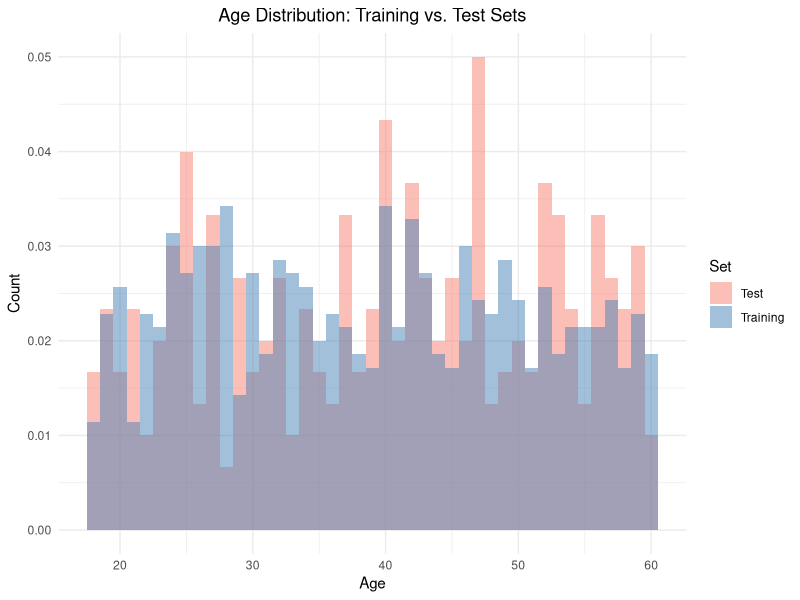
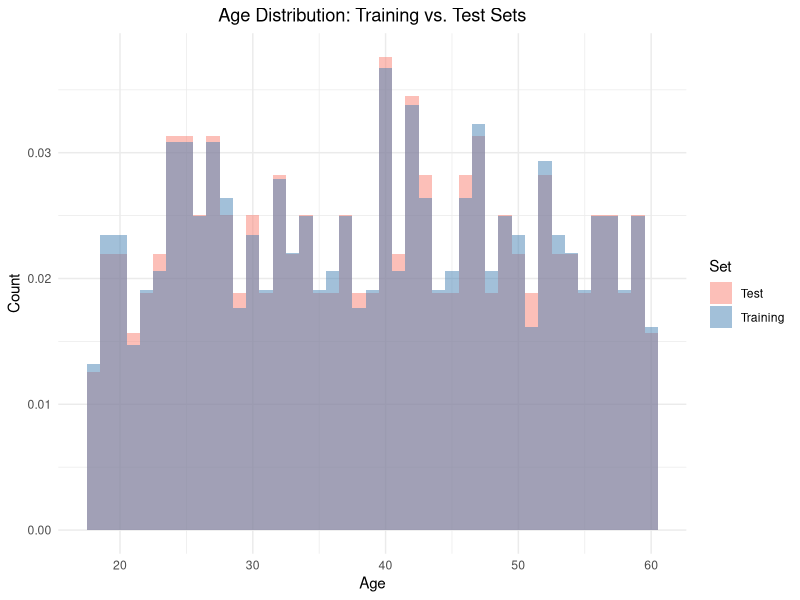
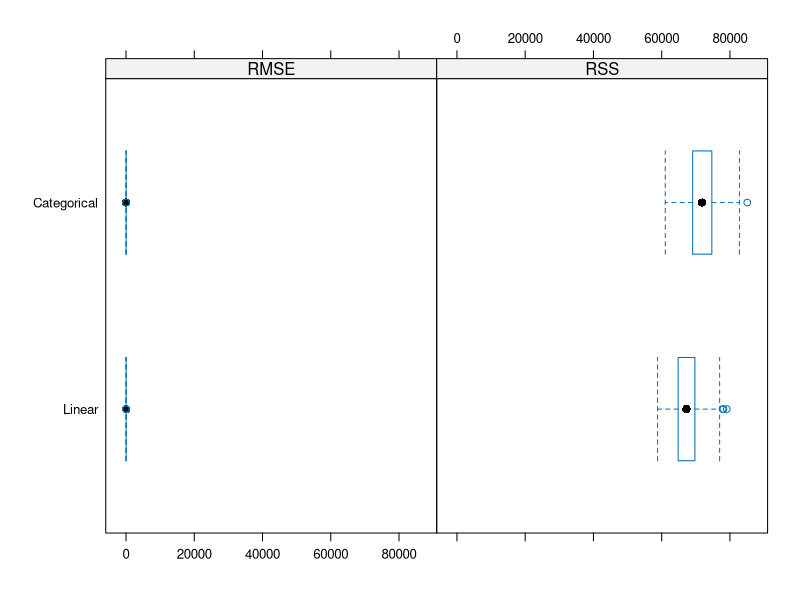
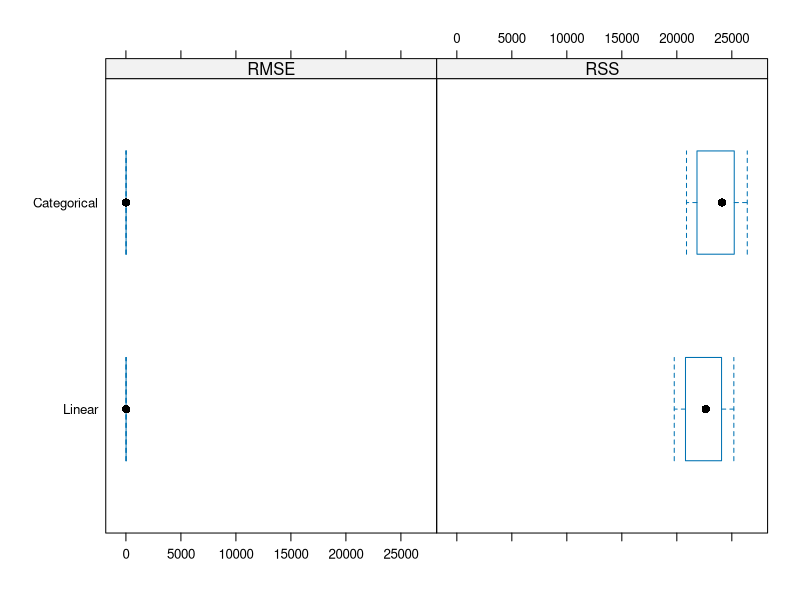

R code for these plots, in order:
## ---- chunk 1
cps <- read.csv("cps.csv")
cps$wage <- cps$earnings/(cps$week*cps$hours)
cps <- cps[cps$education <= 16,]
cps$marital <- ifelse(cps$marital <= 2, 1, 0)
## ---- chunk 2
set.seed(123)
n <- 1000  # Number of obs
age <- sample(18:60, n, replace = TRUE)  # Random ages between 18 and 65
# True DGP is purely linear without interaction
wage <- 0 + 0.5* age + rnorm(n, mean = 0, sd = 15)  # Linear trend with noise

# Create the data frame
simulated_data <- data.frame(age = age, wage = wage)
## ---- chunk 3
# continuous age - Line
mod.line <- lm(wage ~ age, data = simulated_data)
summary(mod.line)
rss.line <- sum(resid(mod.line)^2)
print(paste("RSS for Line Model:", rss.line))
## ---- chunk 4
# factor age - Curve model
mod.curve <- lm(wage ~ factor(age), data = simulated_data)
summary(mod.curve)
rss.curve <- sum(resid(mod.curve)^2)
print(paste("RSS for Curve Model:", rss.curve))
# the score is the RSS
# the curved model has a lower RSS than the linear model
## ---- chunk 5
set.seed(42)
train_indices <- sample(1:n, size = 0.7 * n)
train_data <- simulated_data[train_indices, ]
test_data <- simulated_data[-train_indices, ]
## ---- chunk 6
# Model A: Linear
## estimate model
model_A_split <- lm(wage ~ age, data = train_data)
## Evaluate on the validation set
predictions_A_split <- predict(model_A_split, test_data)
rss_A_split <- sum((test_data$wage - predictions_A_split)^2)
rss_A_split


# Model B: Categorical
## estimate model
model_B_split <- lm(wage ~ factor(age), data = train_data)
## Evaluate on the validation set
predictions_B_split <- predict(model_B_split, test_data)
rss_B_split <- sum((test_data$wage - predictions_B_split)^2)
rss_B_split
## ---- chunk 7
# Add a new column to each set to indicate the type
train_data$Set <- "Training"
test_data$Set <- "Test"

# Combine the two datasets
combined_data <- rbind(train_data, test_data)
## ---- chunk 8
# Load ggplot2
library(ggplot2)

# Plot overlayed histograms
ggplot(combined_data, aes(x = age, fill = Set)) +
  geom_histogram(aes(y = ..density..), alpha = 0.5, position = "identity", binwidth = 1) +
  theme_minimal() +
  labs(title = "Age Distribution: Training vs. Test Sets",
       x = "Age",
       y = "Count") +
  scale_fill_manual(values = c("Training" = "steelblue", "Test" = "salmon")) +
  theme(plot.title = element_text(hjust = 0.5))
## ---- chunk 9
manual_stratified_split <- function(data, group_var, train_frac = 0.7) {
  train_indices <- c()
  test_indices <- c()
  
  groups <- unique(data[[group_var]])
  
  for (group in groups) {
    ## Calculating the size
    ## Select the indices of rows where group = group
    group_data <- which(data[[group_var]] == group)
    n_group <- length(group_data)
    n_train <- floor(train_frac * n_group)
    
    if (n_group >= 2) {
      n_train <- max(n_train, 1)
      n_test <- n_group - n_train
      if (n_test < 1) {
        n_train <- n_group
      }
    } else if (n_group == 1) {
      n_train <- 1
    }
    
    set.seed(NULL)  # Ensure randomness
    
    ## Subsetting
    train_sample <- sample(group_data, size = n_train)
    test_sample <- setdiff(group_data, train_sample)
    
    ## Concat
    train_indices <- c(train_indices, train_sample)
    test_indices <- c(test_indices, test_sample)
  }
  
  train_set <- data[train_indices, ]
  test_set <- data[test_indices, ]
  
  return(list(train = train_set, test = test_set))
}
## ---- chunk 10
split_data <- manual_stratified_split(simulated_data, group_var = "age", train_frac = 0.7)
train_data <- split_data$train
test_data <- split_data$test
## ---- chunk 11
# Add a new column to each set to indicate the type
train_data$Set <- "Training"
test_data$Set <- "Test"
# Combine the two datasets
combined_data <- rbind(train_data, test_data)
# Plot overlayed histograms
ggplot(combined_data, aes(x = age, fill = Set)) +
  geom_histogram(aes(y = ..density..), alpha = 0.5, position = "identity", binwidth = 1) +
  theme_minimal() +
  labs(title = "Age Distribution: Training vs. Test Sets",
       x = "Age",
       y = "Count") +
  scale_fill_manual(values = c("Training" = "steelblue", "Test" = "salmon")) +
  theme(plot.title = element_text(hjust = 0.5))
## ---- chunk 12
# Model A: Linear
## estimate model
model_A_split <- lm(wage ~ age, data = train_data)
## Evaluate on the validation set
predictions_A_split <- predict(model_A_split, test_data)
rss_A_split <- sum((test_data$wage - predictions_A_split)^2)
rss_A_split


# Model B: Categorical
## estimate model
model_B_split <- lm(wage ~ factor(age), data = train_data)
## Evaluate on the validation set
predictions_B_split <- predict(model_B_split, test_data)
rss_B_split <- sum((test_data$wage - predictions_B_split)^2)
rss_B_split
## ---- chunk 13
set.seed(42)
k <- 500
n <- nrow(simulated_data)
linear_rss <- c()
curve_rss <- c()

# Initialize a vector to store failed iteration numbers
failed_iterations <- integer(0)

# Perform Manual Monte Carlo Cross-Validation with Error Handling
for(i in 1:k){
  tryCatch({
    # Create a random train-test split (70% train, 30% test)
    train_indices <- sample(1:n, size = 0.7*n)
    train_data <- simulated_data[train_indices, ]
    test_data <- simulated_data[-train_indices, ]
    
    # Model A: Linear Regression
    model_A_split <- lm(wage ~ age, data = train_data)
    predictions_A_split <- predict(model_A_split, test_data)
    rss_A_split <- sum((test_data$wage - predictions_A_split)^2)
    linear_rss[i] <- rss_A_split
    
    # Model B: Categorical Regression with Explicit Levels
    model_B_split <- lm(wage ~ factor(age), data = train_data)
    predictions_B_split <- predict(model_B_split, test_data)
    rss_B_split <- sum((test_data$wage - predictions_B_split)^2)
    curve_rss[i] <- rss_B_split
  }, 
  
  ## Save error as NA
  error = function(e){
    # Assign NA to RSS for both models in case of error
    linear_rss[i] <<- NA
    curve_rss[i] <<- NA
    # Log failed iteration
    failed_iterations <<- c(failed_iterations, i)
  })
}

# Summary Statistics
cat("Monte Carlo Cross-Validation Results:\n")
cat("Total Iterations:", k, "\n")
cat("Successful Iterations:", k - length(failed_iterations), "\n")
cat("Failed Iterations:", length(failed_iterations), "\n\n")

# Summary for Linear Model
cat("Linear Model RSS Summary:\n")
print(summary(linear_rss))

# Summary for Categorical Model
cat("Curve (Catgorical) Model RSS Summary:\n")
print(summary(curve_rss))
## ---- chunk 14
library(caret)

# Define a custom summary function to calculate RMSE and RSS
rss_summary <- function(data, lev = NULL, model = NULL) {
  # Calculate Residuals
  residuals <- data$obs - data$pred
  
  # Calculate RSS
  rss <- sum(residuals^2)
  
  # Calculate RMSE
  rmse <- sqrt(mean(residuals^2))
  
  # Return as named vector
  return(c(RMSE = rmse, RSS = rss))
}
## ---- chunk 15
# Define trainControl with repeated cross-validation
train_control <- trainControl(
  method = "LGOCV",             # Leave Group Out Cross-Validation (Monte Carlo CV)
  number = 500,                 # Number of cross-validation iterations (k)
  p = 0.7,                      # Proportion of data to be used for training in each iteration (70%)
  summaryFunction = rss_summary,# Custom summary function
  savePredictions = "final",    # Save the final predictions for each iteration
  classProbs = FALSE,           # Not needed for regression
  allowParallel = FALSE          # Turn off (or on) parallel processing
)
## ---- chunk 16
# Train Model A: Linear Regression
set.seed(123)  # For reproducibility
model_A <- train(
  wage ~ age,
  data = simulated_data,
  method = "lm",
  trControl = train_control,
  metric = "RMSE"  # Primary metric to optimize
)

# Train Model B: Categorical Regression
set.seed(123)  # For reproducibility
model_B <- train(
  wage ~ factor(age),
  data = simulated_data,
  method = "lm",
  trControl = train_control,
  metric = "RMSE"  # Primary metric to optimize
)
## ---- chunk 17
# Compare Models Using Resamples
models_list <- list(Linear = model_A, Categorical = model_B)
resamples_models <- resamples(models_list)

# Summary of resampling metrics
summary(resamples_models)

# Boxplot of RMSE and RSS for both models
bwplot(resamples_models, metric = c("RMSE", "RSS"))
## ---- chunk 18
# Number of folds
K <- 10

# Create fold assignments
set.seed(123)  # For reproducibility of fold assignments
folds <- sample(rep(1:K, length.out = n))  # Randomly assign each observation to a fold

# Initialize vectors to store RSS for each fold
rss_linear <- numeric(K)
rss_categorical <- numeric(K)

# Perform K-Fold Cross-Validation
for(k in 1:K){
  # Partition the data into training and validation sets
  train_data <- simulated_data[folds != k, ]
  validation_data <- simulated_data[folds == k, ]
  
  # Model A: Linear Regression
  model_linear <- lm(wage ~ age, data = train_data)
  predictions_linear <- predict(model_linear, validation_data)
  rss_linear[k] <- sum((validation_data$wage - predictions_linear)^2)
  
  # Model B: Categorical Regression 
  model_categorical <- lm(wage ~ factor(age), data = train_data)

  # Predict and calculate RSS
  predictions_categorical <- predict(model_categorical, validation_data)
  
  rss_categorical[k] <- sum((validation_data$wage - predictions_categorical)^2)
}

# Aggregate the RSS values
average_rss_linear <- mean(rss_linear, na.rm = TRUE)
average_rss_categorical <- mean(rss_categorical, na.rm = TRUE)

# Display the results
cat("K-Fold Cross-Validation Results (10-Fold):\n")
cat("Average RSS for Linear Model:", average_rss_linear, "\n")
cat("Average RSS for Categorical Model:", average_rss_categorical, "\n")
## ---- chunk 19

# Define trainControl with 10-Fold Cross-Validation
train_control_kfold <- trainControl(
  method = "cv",                # Cross-Validation
  number = 10,                  # Number of folds (10-Fold)
  summaryFunction = rss_summary,# Custom summary function
  savePredictions = "final",    # Save the final predictions for each fold
  classProbs = FALSE,           # Not needed for regression
  allowParallel = FALSE          
)

# Train Model A: Linear Regression using caret
set.seed(123)  # For reproducibility
model_A_caret <- train(
  wage ~ age,
  data = simulated_data,
  method = "lm",
  trControl = train_control_kfold,
  metric = "RMSE"  # Primary metric to optimize
)

# Train Model B: Categorical Regression using caret
set.seed(123)  # For reproducibility
model_B_caret <- train(
  wage ~ factor(age),
  data = simulated_data,
  method = "lm",
  trControl = train_control_kfold,
  metric = "RMSE"  # Primary metric to optimize
)

# Compare Models Using Resamples
models_list_kfold <- list(Linear = model_A_caret, Categorical = model_B_caret)
resamples_kfold <- resamples(models_list_kfold)

# Summary of resampling metrics
summary(resamples_kfold)

# Boxplot of RMSE and RSS for both models
bwplot(resamples_kfold, metric = c("RMSE", "RSS"))
## ---- chunk 20
set.seed(123)

# Initialize vectors to store RSS for each observation
rss_linear_loocv <- numeric(n)
rss_categorical_loocv <- numeric(n)

# Perform LOOCV
for(i in 1:n){
  # Partition the data: all except the ith observation
  train_data <- simulated_data[-i, ]
  validation_data <- simulated_data[i, ]
  
  # Model A: Linear Regression
  model_linear_loocv <- lm(wage ~ age, data = train_data)
  prediction_linear_loocv <- predict(model_linear_loocv, validation_data)
  rss_linear_loocv[i] <- (validation_data$wage - prediction_linear_loocv)^2
  
  # Model B: Categorical Regression with Explicit Levels
  model_categorical_loocv <- lm(wage ~ factor(age), data = train_data)
  
  # Predict and calculate RSS
  prediction_categorical_loocv <- predict(model_categorical_loocv, validation_data)
  
  rss_categorical_loocv[i] <- (validation_data$wage - prediction_categorical_loocv)^2
}

# Aggregate the RSS values
average_rss_linear_loocv <- mean(rss_linear_loocv, na.rm = TRUE)
average_rss_categorical_loocv <- mean(rss_categorical_loocv, na.rm = TRUE)

# Display the results
cat("Leave-One-Out Cross-Validation Results (LOOCV):\n")
cat("Average RSS for Linear Model:", average_rss_linear_loocv, "\n")
cat("Average RSS for Categorical Model:", average_rss_categorical_loocv, "\n")
## ---- chunk 21

# Define trainControl with LOOCV
train_control_loocv <- trainControl(
  method = "LOOCV",             # Leave-One-Out Cross-Validation
  summaryFunction = rss_summary,# Custom summary function
  savePredictions = "all",    # Save the final predictions for each iteration
  classProbs = FALSE,           # Not needed for regression
  allowParallel = FALSE         # Allow parallel processing if available
)

# Train Model A: Linear Regression using caret
set.seed(123)  # For reproducibility
model_A_caret_loocv <- train(
  wage ~ age,
  data = simulated_data,
  method = "lm",
  trControl = train_control_loocv,
  metric = "RMSE"  # Primary metric to optimize
)

# Train Model B: Categorical Regression using caret
set.seed(123)  # For reproducibility
model_B_caret_loocv <- train(
  wage ~ factor(age),
  data = simulated_data,
  method = "lm",
  trControl = train_control_loocv,
  metric = "RMSE"  # Primary metric to optimize
)

# Extract RSS values for Model A
model_A_caret_loocv$results
# Extract RSS values for Model B
model_B_caret_loocv$results
